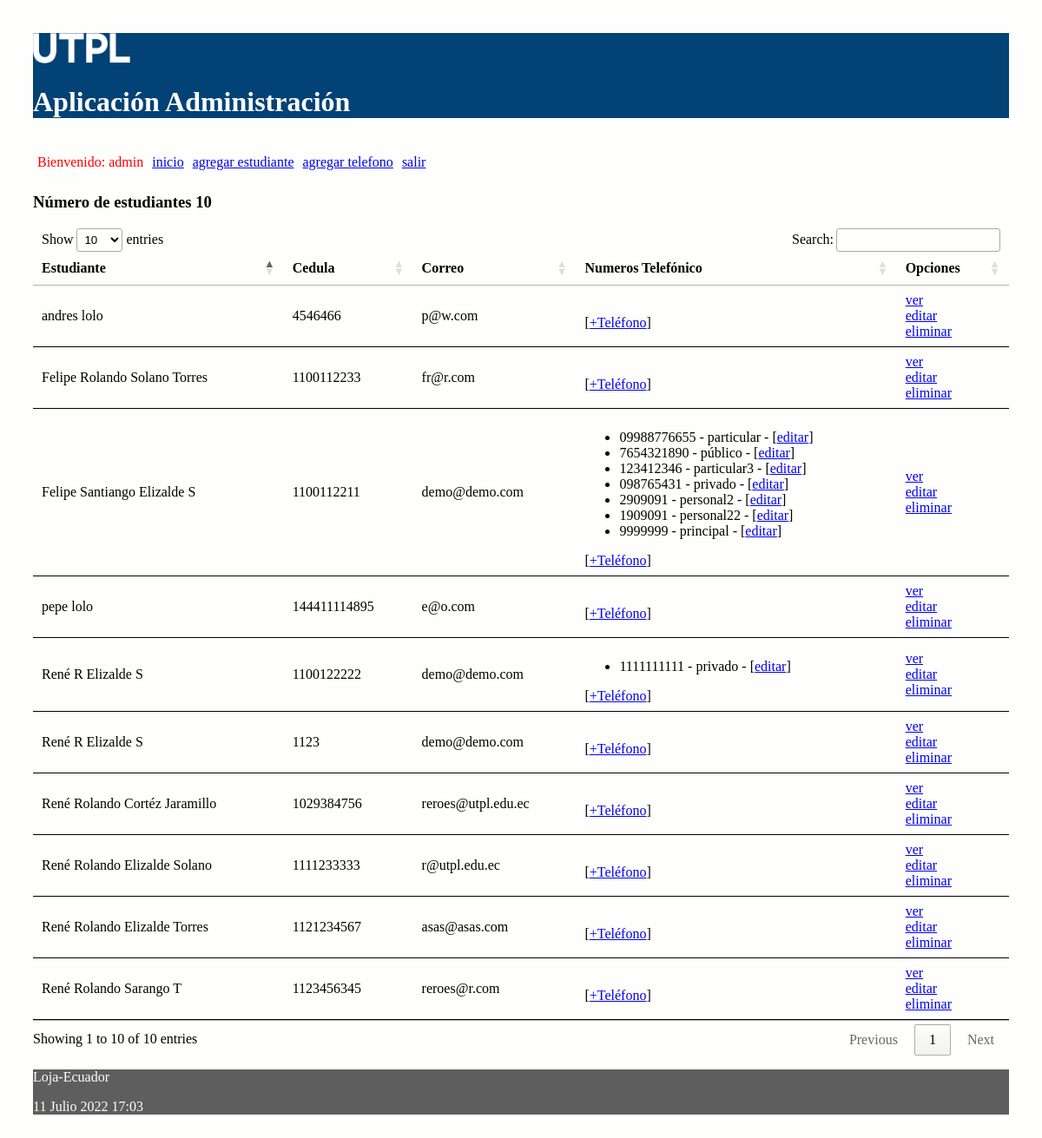
The app's page / (signed in) with its own data.
### administrativo/models.py (models this page shows, shortened)
class Estudiante(models.Model):
    nombre = models.CharField(max_length=30)
    apellido = models.CharField(max_length=30)
    cedula = models.CharField(max_length=30, unique=True)
    correo = models.EmailField()

class NumeroTelefonico(models.Model):
    telefono = models.CharField(max_length=100)
    tipo = models.CharField(max_length=100)
    estudiante = models.ForeignKey(Estudiante, on_delete=models.CASCADE,
            related_name="numeros_telefonicos")

### administrativo/views.py (the view)
# urls.py: path('', views.index, name='index'),
def index(request):
    estudiantes = Estudiante.objects.all()
    informacion_template = {'estudiantes': estudiantes, 'numero_estudiantes': len(estudiantes)}
    return render(request, 'index.html', informacion_template)

### administrativo/templates/index.html (shortened to what this page needs)
{% extends "master.html" %}
{% block content %}
<h3>Número de estudiantes {{ numero_estudiantes }}</h3>
<table id="tabla_datos">
  <thead>
    <tr>
      <th>Estudiante</th>
      <th>Cedula</th>
      <th>Correo</th>
      <th>Numeros Telefónico </th>
      <th>Opciones</th>
    </tr>
  </thead>
  {% for e in estudiantes %}
  <tr>
    <td> {{e.nombre}} {{e.apellido}}</td>
    <td> {{e.cedula}}</td>
    <td> {{e.correo}}</td>
    <td>
      <ul>
        {% for t in e.numeros_telefonicos.all %}
          <li>
            <span>{{t.telefono}} - {{t.tipo}} - [<a href="{% url 'editar_numero_telefonico' t.id %}">editar</a>] </span>
          </li>
        {% endfor %}
      </ul>
        [<a href="{% url 'crear_numero_telefonico_estudiante' e.id%}">+Teléfono</a>]
    </td>
    <td> <a href="{% url 'obtener_estudiante' e.id %}">ver</a> <br>
      <a href="{% url 'editar_estudiante' e.id %}">editar</a> <br>
      <a href="{% url 'eliminar_estudiante' e.id %}"
      onclick="return confirm('¿Está seguro de la eliminación?')" >
      eliminar</a>
    </td>
  </tr>
  {% endfor %}
</table>
{% endblock %}

### administrativo/templates/master.html (shortened to what this page needs)
<!DOCTYPE html>
<html>
  <head>
    {% load static %}
    <link rel="stylesheet" type="text/css" href="{% static 'css/estilos.css' %}">
    <link rel="stylesheet" type="text/css" href="https://cdn.datatables.net/1.10.25/css/jquery.dataTables.min.css">
  </head>
  <body>
  <header>
    <img src="{% static 'images/logo.png' %}" height="10%" width="10%" alt="My image">
    <h1>Aplicación Administración </h1>
    <nav class="top_menu">
      <ul>
        {% if user.is_authenticated %}
          <li> <span class="nombre_usuario"> Bienvenido: {{user.username}} </span></li>
        {% endif %}
        <li><a href="{% url 'index' %}">inicio</a></li>
        <li><a href="{% url 'crear_estudiante' %}">agregar estudiante</a></li>
        <li><a href="{% url 'crear_numero_telefonico' %}">agregar telefono</a></li>
        {% if user.is_authenticated %}
          <li><a href="{% url 'logout_view' %}">salir</a></li>
        {% else %}
          <li>[<a href="{% url 'login' %}">ingresar</a>]</li>
        {% endif %}
      </ul>
    </nav>
  </header>
  <section>
      {% block content %}
      {% endblock %}
  </section>
    <footer>
      <p>Loja-Ecuador</p>
      <p>{% now "j F Y H:i" %}</p>
    </footer>
  </body>
</html>

### administrativo/static/css/estilos.css (style rules this page uses)
body { background: #FEFEFD; padding: 30px; }
header { background: #034275; color: #FFF; }
section { width: 100%; }
th, td { padding: 15px; border-bottom: 1px solid black; }
.nombre_usuario { color: red; }
.top_menu ul { list-style:none; float:left; padding: 5px; width:95%; }
.top_menu ul li { float:left; margin-right:10px; margin-bottom:5px; text: #FFF; }
footer { background: #5E5E5E; color: #FFF; }

### records on screen
Estudiante: nombre "Felipe Santiango", apellido "Elizalde S", cedula "1100112211", correo "demo@demo.com"
NumeroTelefonico: telefono "09988776655", tipo "particular"
NumeroTelefonico: telefono "7654321890", tipo "público"
NumeroTelefonico: telefono "123412346", tipo "particular3"
NumeroTelefonico: telefono "098765431", tipo "privado"
NumeroTelefonico: telefono "2909091", tipo "personal2"
NumeroTelefonico: telefono "1909091", tipo "personal22"
NumeroTelefonico: telefono "9999999", tipo "principal"
Estudiante: nombre "René R", apellido "Elizalde S", cedula "1100122222", correo "demo@demo.com"
NumeroTelefonico: telefono "1111111111", tipo "privado"
Estudiante: nombre "René R", apellido "Elizalde S", cedula "1123", correo "demo@demo.com"
Estudiante: nombre "René Rolando", apellido "Elizalde Torres", cedula "1121234567", correo "asas@asas.com"
Estudiante: nombre "René Rolando", apellido "Sarango T", cedula "1123456345", correo "reroes@r.com"
Estudiante: nombre "René Rolando", apellido "Cortéz Jaramillo", cedula "1029384756", correo "reroes@utpl.edu.ec"
Estudiante: nombre "René Rolando", apellido "Elizalde Solano", cedula "1111233333", correo "r@utpl.edu.ec"
Estudiante: nombre "Felipe Rolando", apellido "Solano Torres", cedula "1100112233", correo "fr@r.com"
Estudiante: nombre "pepe", apellido "lolo", cedula "144411114895", correo "e@o.com"
Estudiante: nombre "andres", apellido "lolo", cedula "4546466", correo "p@w.com"

### other values on screen
{{ user.username }} "admin"
{{ numero_estudiantes }} "10"
